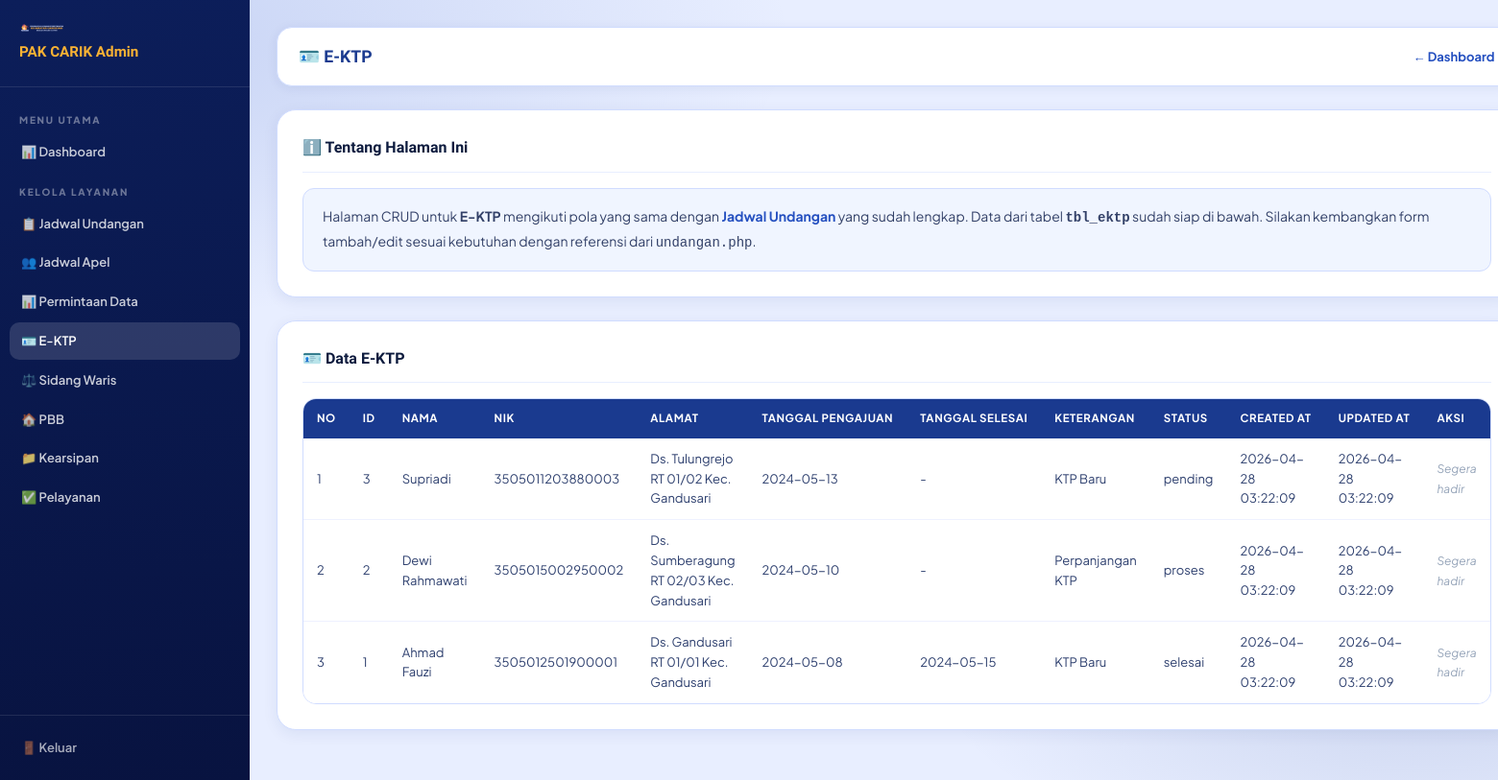
Screenshot of /admin/ektp.php (signed in) with the database file from the repository.
### tables this page shows
CREATE TABLE IF NOT EXISTS `tbl_ektp` (
  `id`               INT UNSIGNED AUTO_INCREMENT PRIMARY KEY,
  `nama`             VARCHAR(150) NOT NULL,
  `nik`              VARCHAR(16)  NOT NULL,
  `alamat`           TEXT         NOT NULL,
  `tanggal_pengajuan` DATE        NOT NULL,
  `tanggal_selesai`  DATE,
  `keterangan`       TEXT,
  `status`           ENUM('pending','proses','selesai','batal') NOT NULL DEFAULT 'pending',
  `created_at`       TIMESTAMP DEFAULT CURRENT_TIMESTAMP,
  `updated_at`       TIMESTAMP DEFAULT CURRENT_TIMESTAMP ON UPDATE CURRENT_TIMESTAMP
);

### admin/ektp.php (the view, shortened to what this page needs)
<?php
require_once '../assets/php/koneksi.php';
$data = $conn->query("SELECT * FROM tbl_ektp ORDER BY id DESC");
$page_title = "E-KTP";
$page_icon  = "🪪";
?><!DOCTYPE html>
<html lang="id">
<head>
  <link rel="stylesheet" href="../assets/css/style.css">
</head>
<body>
<aside class="sidebar">
  <div class="sidebar-head"><img src="../assets/img/carik.png" alt="PAK CARIK"><h2>PAK CARIK Admin</h2></div>
  <nav class="sidebar-nav">
    <div class="nav-sec">Menu Utama</div>
    <a href="dashboard.php">📊 Dashboard</a>
    <div class="nav-sec">Kelola Layanan</div>
    <a href="undangan.php">📋 Jadwal Undangan</a>
    <a href="apel.php" <?php if(basename(__FILE__)=='apel.php') echo 'class="active"'; ?>>👥 Jadwal Apel</a>
    <a href="permintaan-data.php" <?php if(basename(__FILE__)=='permintaan-data.php') echo 'class="active"'; ?>>📊 Permintaan Data</a>
    <a href="ektp.php" <?php if(basename(__FILE__)=='ektp.php') echo 'class="active"'; ?>>🪪 E-KTP</a>
    <a href="sidang-waris.php" <?php if(basename(__FILE__)=='sidang-waris.php') echo 'class="active"'; ?>>⚖️ Sidang Waris</a>
    <a href="pbb.php" <?php if(basename(__FILE__)=='pbb.php') echo 'class="active"'; ?>>🏠 PBB</a>
    <a href="kearsipan.php" <?php if(basename(__FILE__)=='kearsipan.php') echo 'class="active"'; ?>>📁 Kearsipan</a>
    <a href="pelayanan.php" <?php if(basename(__FILE__)=='pelayanan.php') echo 'class="active"'; ?>>✅ Pelayanan</a>
  </nav>
  <div class="sidebar-foot"><a href="logout.php">🚪 Keluar</a></div>
</aside>
<div class="main">
  <div class="topbar">
    <h1><?= $page_icon ?> <?= $page_title ?></h1>
    <a href="dashboard.php" style="font-size:13px;color:#2550c0;font-weight:700;text-decoration:none;">← Dashboard</a>
  </div>
  <div class="card">
    <div class="card-title">ℹ️ Tentang Halaman Ini</div>
    <div class="info-box">
      Halaman CRUD untuk <strong><?= $page_title ?></strong> mengikuti pola yang sama dengan <a href="undangan.php" style="color:#2550c0;font-weight:700;">Jadwal Undangan</a> yang sudah lengkap. Data dari tabel <code><strong><?= "tbl_ektp" ?></strong></code> sudah siap di bawah. Silakan kembangkan form tambah/edit sesuai kebutuhan dengan referensi dari <code>undangan.php</code>.
    </div>
  </div>
  <div class="card">
    <div class="card-title"><?= $page_icon ?> Data <?= $page_title ?></div>
    <div class="table-wrap">
      <table>
        <thead><tr><?php
          if ($data && $data->num_rows > 0) {
            $first = $data->fetch_assoc();
            echo '<th>No</th>';
            foreach (array_keys($first) as $col) echo '<th>'.strtoupper(str_replace('_',' ',$col)).'</th>';
            echo '<th>AKSI</th>';
            $data->data_seek(0);
          }
        ?></tr></thead>
        <tbody><?php
          if ($data && $data->num_rows > 0) {
            $no = 1;
            while ($row = $data->fetch_assoc()) {
              echo '<tr><td>'.$no++.'</td>';
              foreach ($row as $val) echo '<td>'.htmlspecialchars($val ?: '-').'</td>';
              echo '<td><span style="font-size:12px;color:#94a3b8;font-style:italic;">Segera hadir</span></td></tr>';
            }
          } else {
            echo '<tr><td colspan="20" style="text-align:center;padding:30px;color:#64748b;">Belum ada data.</td></tr>';
          }
        ?></tbody>
      </table>
    </div>
  </div>
</div>
</body></html>

### assets/css/style.css (style rules this page uses)
*, *::before, *::after { box-sizing: border-box; margin: 0; padding: 0; }
html { scroll-behavior: smooth; }
:root { --primary: #1a3a8f; --primary-mid: #2550c0; --primary-light: #3a6de0; --primary-pale: #e8eeff; --accent: #f9b234; --accent-dark: #d9940f; --success: #16a34a; --danger: #dc2626; --text: #0d1b3e; --text-mid: #2d3f6e; --text-soft: #5a6a8e; --surface: #ffffff; --surface-tint: #f4f7ff; --border: #d0dcff; --shadow-sm: 0 2px 12px rgba(20,40,120,.08); --shadow-md: 0 8px 32px rgba(20,40,120,.13); --shadow-lg: 0 20px 60px rgba(20,40,120,.18); --radius-sm: 10px; --radius-md: 18px; --radius-lg: 28px; --radius-xl: 40px; --header-h: 118px; }
body { font-family: 'Plus Jakarta Sans', sans-serif; color: var(--text); background: #e8eeff; overflow-x: hidden; line-height: 1.6; }
body::before { content: ''; position: fixed; inset: 0; z-index: -1; background: radial-gradient(ellipse 80% 60% at 5% 5%, rgba(37,80,192,.18) 0%, transparent 60%), radial-gradient(ellipse 60% 50% at 95% 85%, rgba(26,58,143,.15) 0%, transparent 55%), #e8eeff; pointer-events: none; }
a { text-decoration: none; color: inherit; }
img { display: block; max-width: 100%; }
.topbar { background: rgba(255,255,255,.06); border-bottom: 1px solid rgba(255,255,255,.1); color: rgba(255,255,255,.82); font-size: 12.5px; }
table { width: 100%; border-collapse: collapse; background: #fff; font-size: 14px; }
thead { background: var(--primary); color: #fff; }
thead th { padding: 14px 18px; text-align: left; font-weight: 700; font-size: 13px; letter-spacing: .05em; text-transform: uppercase; white-space: nowrap; }
tbody tr { border-bottom: 1px solid #eef1ff; transition: background .15s; }
tbody tr:last-child { border-bottom: none; }
tbody td { padding: 13px 18px; vertical-align: middle; color: var(--text-mid); }

### admin/ektp.php (style rules this page uses)
body { background:#f4f7ff;display:flex;min-height:100vh;font-family:'Plus Jakarta Sans',sans-serif; }
.sidebar { width:260px;background:linear-gradient(175deg,#0c1e5a,#081340);color:#fff;position:fixed;top:0;left:0;bottom:0;display:flex;flex-direction:column;z-index:100; }
.sidebar-head { padding:24px 20px;border-bottom:1px solid rgba(255,255,255,.1); }
.sidebar-head img { width:48px;margin-bottom:8px; }
.sidebar-head h2 { font-family:'Sora',sans-serif;font-size:.95rem;font-weight:900;color:#f9b234; }
.sidebar-nav { flex:1;padding:14px 10px;overflow-y:auto; }
.nav-sec { font-size:10px;font-weight:800;letter-spacing:.18em;text-transform:uppercase;color:rgba(255,255,255,.4);padding:12px 10px 6px; }
.sidebar-nav a { display:flex;align-items:center;gap:10px;padding:9px 12px;border-radius:10px;color:rgba(255,255,255,.78);font-size:13px;font-weight:600;margin-bottom:2px;transition:background .18s;text-decoration:none; }
.sidebar-nav a:hover,.sidebar-nav a.active { background:rgba(255,255,255,.14);color:#fff; }
.sidebar-foot { padding:14px 10px;border-top:1px solid rgba(255,255,255,.1); }
.sidebar-foot a { display:flex;align-items:center;gap:10px;padding:9px 12px;border-radius:10px;color:rgba(255,255,255,.65);font-size:13px;font-weight:600;text-decoration:none; }
.main { margin-left:260px;flex:1;padding:28px; }
.topbar { background:#fff;border-radius:16px;padding:16px 22px;margin-bottom:24px;display:flex;align-items:center;justify-content:space-between;box-shadow:0 2px 12px rgba(20,40,120,.07);border:1px solid #d0dcff; }
.topbar h1 { font-family:'Sora',sans-serif;font-size:1.1rem;font-weight:900;color:#1a3a8f; }
.card { background:#fff;border:1px solid #d0dcff;border-radius:20px;padding:26px;margin-bottom:24px;box-shadow:0 4px 16px rgba(20,40,120,.07); }
.card-title { font-family:'Sora',sans-serif;font-size:1rem;font-weight:800;color:#0d1b3e;margin-bottom:16px;padding-bottom:12px;border-bottom:1px solid #e8eeff; }
.info-box { background:#f0f5ff;border:1px solid #d0dcff;border-radius:12px;padding:16px 20px;font-size:14px;color:#334168;line-height:1.75; }
table { width:100%;border-collapse:collapse;font-size:13px; }
thead { background:#1a3a8f;color:#fff; }
thead th { padding:11px 14px;text-align:left;font-size:11.5px;font-weight:700;letter-spacing:.05em;text-transform:uppercase;white-space:nowrap; }
tbody tr { border-bottom:1px solid #eef1ff;transition:background .15s; }
tbody td { padding:11px 14px;vertical-align:middle;color:#2d3f6e; }
.table-wrap { overflow-x:auto;border-radius:14px;border:1px solid #d0dcff; }

### rows the page displays
tbl_ektp: id "3", nama "Supriadi", nik "3505011203880003", alamat "Ds. Tulungrejo RT 01/02 Kec. Gandusari", tanggal_pengajuan "2024-05-13", val "-", keterangan "KTP Baru", status "pending", val "2026-04-28 03:22:09"
tbl_ektp: id "2", nama "Dewi Rahmawati", nik "3505015002950002", alamat "Ds. Sumberagung RT 02/03 Kec. Gandusari", tanggal_pengajuan "2024-05-10", val "-", keterangan "Perpanjangan KTP", status "proses", val "2026-04-28 03:22:09"
tbl_ektp: id "1", nama "Ahmad Fauzi", nik "3505012501900001", alamat "Ds. Gandusari RT 01/01 Kec. Gandusari", tanggal_pengajuan "2024-05-08", tanggal_selesai "2024-05-15", keterangan "KTP Baru", status "selesai", val "2026-04-28 03:22:09"

### other values shown
$page_icon "🪪"
$page_title "E-KTP"
str_replace('_',' ',$col) "ID"
str_replace('_',' ',$col) "NAMA"
str_replace('_',' ',$col) "NIK"
str_replace('_',' ',$col) "ALAMAT"
str_replace('_',' ',$col) "TANGGAL PENGAJUAN"
str_replace('_',' ',$col) "TANGGAL SELESAI"
str_replace('_',' ',$col) "KETERANGAN"
str_replace('_',' ',$col) "STATUS"
str_replace('_',' ',$col) "CREATED AT"
str_replace('_',' ',$col) "UPDATED AT"
